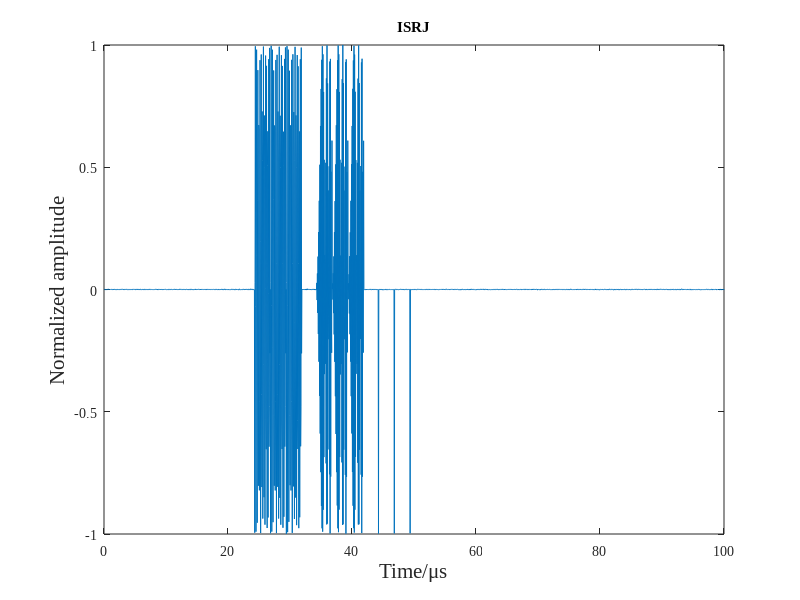

Source code (MATLAB): (Note: this script raises an error after producing the figure.)
%2021年12月6日
%产生间歇采样转发干扰作为分类数据，干噪比30-60dB之间随机；

%%间歇采样循环转发干扰
close all;clear;clc
j=sqrt(-1);
data_num=1;   %干扰样本数
samp_num=2000;%距离窗点数
fs = 20e6; %采样频率
B = 10e6;  %信号带宽
taup = 20e-6; %信号脉宽
t = linspace(taup/2,taup/2*3,taup*fs);          %时间序列
k = B / taup;
lfm = exp(1j*pi*k*t.^2);          %LFM信号 复包络

SNR=0; %信噪比dB
echo=zeros(data_num,samp_num,3);     %矩阵大小（500,2000,2）
echo_stft=zeros(data_num,100,247,3);  %矩阵大小（500,200,1000,2）
num_label = 2;
label=zeros(1,data_num)+num_label;                         %标签数据,此干扰标签为0

repetion_times_range=[4,3,2,1];   %重复次数
period_range=[5e-6,10e-6];    %采样脉冲周期 taup / period = 4 或 2，表示采样次数
duty_range=[20,25,33.33,50];  %占空比

for m=1:data_num
    %% 目标回波＋噪声
    JNR=30+round(rand(1,1)*30); %干噪比30-60dB
    sp=randn([1,samp_num])+1j*randn([1,samp_num]);%噪声基底
    sp=sp/std(sp);
    As=10^(SNR/20);%目标回波幅度
    Aj=10^(JNR/20);%干扰回波幅度
    range_tar=1+round(rand(1,1)*1400);
    sp(1+range_tar:length(lfm)+range_tar)=sp(1+range_tar:length(lfm)+range_tar)+As*lfm;  %噪声+目标回波 目标在距离窗内200点处
    
    %% 采样
    index1=1+round(rand(1,1));
    index2=1+round(rand(1,1)*3);
    period=period_range(index1);
    duty=duty_range(index2);
    repetion_times=repetion_times_range(index2);
    taup_samp_num = taup / period;
    squa=(square((1/period)*2*pi*t, duty)+1)/2;   %生成单极性方波，来做采样
%     squa(400)=0;
    squa1=lfm.*squa;    %采样后的目标回波

    %% 转发
    delay_time=period*duty*0.01;  %延迟一个采样脉冲时间，即采样后立即转发
    delay_num=ceil(delay_time / (1/fs));  %ceil()为进一法取整，表示一个延迟时间内程序采样点数，计算得在20~50之间
    for i=1:repetion_times %多次重复转发
        %干扰回波幅度×采样后波形
        sp(1+range_tar+i*delay_num : length(lfm)+range_tar+i*delay_num)=sp(1+range_tar+i*delay_num : length(lfm)+range_tar+i*delay_num)+Aj*squa1;
    end
    

    sp=sp/max(sp); %归一化
    sp_abs=abs(sp);

    %%作ISRJ时域波形
    figure(1)
    plot(linspace(0,100,2000),sp);
    set(gca,'FontName','Times New Roman');
    title("ISRJ")
    xlabel('Time/μs','FontSize',15);ylabel('Normalized amplitude','FontSize',15)

    %信号实部、虚部分开存入三维张量中
    echo(m,1:2000,1)=real(sp); 
    echo(m,1:2000,2)=imag(sp);
    echo(m,1:2000,3)=sp_abs; 
%     echo(m,1:2000,4)=angle(sp); 

    %%STFT变换
    [S,~,~,~]=spectrogram(sp,32,32-8,100,fs);
    
    S=S/max(max(S));
    S_abs=abs(S);

    %% 作时频图
    figure(2)
    imagesc(linspace(0,100,size(S,1)),linspace(-10,10,size(S,2)),abs(S));
    set(gca,'FontName','Times New Roman');
    title("ISRJ | STFT")
    xlabel('Time/μs','FontSize',15);ylabel('Frequency/MHz','FontSize',15)


    %% 保存实部、虚部、模值
    echo_stft(m,1:size(S,1),1:size(S,2),1)=real(S);
    echo_stft(m,1:size(S,1),1:size(S,2),2)=imag(S);
    echo_stft(m,1:size(S,1),1:size(S,2),3)=S_abs;
%     echo_stft(m,1:size(S,1),1:size(S,2),4)=angle(S);
 
    
end

% save('F:\deep_learning_for_active_jamming_2020.11.16\jamming_data\ISRJ_2\echo.mat' ,'echo')
% save('F:\deep_learning_for_active_jamming_2020.11.16\jamming_data\ISRJ_2\echo_stft.mat' ,'echo_stft')
% save('F:\deep_learning_for_active_jamming_2020.11.16\jamming_data\ISRJ_2\label.mat' ,'label')

% t_data=load('D:\CodeSpace\active_jamming_recognition\data\t_data.mat').t_data;
% tf_data=load('D:\CodeSpace\active_jamming_recognition\data\tf_data.mat').tf_data;
% gt_label=load('D:\CodeSpace\active_jamming_recognition\data\gt_label.mat').gt_label;
% % 
% t_data(1+500*(num_label):500*(num_label+1),:,:)=echo; 
% tf_data(1+500*(num_label):500*(num_label+1),:,:,:)=echo_stft; 
% gt_label(1,1+500*(num_label):500*(num_label+1))=label;
% % 
% save('D:\CodeSpace\active_jamming_recognition\data\t_data.mat','t_data')
% save('D:\CodeSpace\active_jamming_recognition\data\tf_data.mat','tf_data')
% save('D:\CodeSpace\active_jamming_recognition\data\gt_label.mat','gt_label')


% figure(1)
% plot(1:400,squa)
% 
% figure(2)
% plot(1:400,squa1)
% figure(3)
% plot(1:2000,sp)
% figure(4)
% [S,~,~,~]=spectrogram(sp,32*2,32*2-1,200,20e6);
% 
% S=S/max(max(S));
% imagesc(1:size(S,1),1:size(S,2),abs(S))




